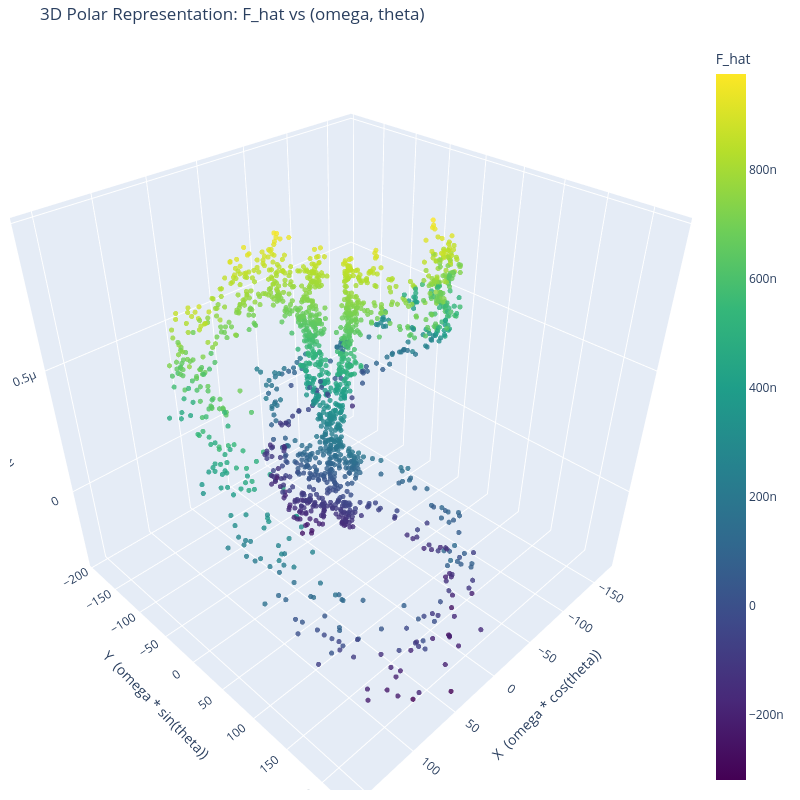

Here is the notebook cell this chart was saved with:
### Code cell
# Interactive 3D Polar Representation Plot
import plotly.graph_objects as go
import pandas as pd
import numpy as np

# Re-use the clean DataFrame from the previous interactive plot cell
# If that cell wasn't run, create and clean the DataFrame here
if 'df_plot_clean' not in locals():
    df_plot = pd.DataFrame({'theta': theta, 'omega': omega, 'f_hat': f_hat})
    df_plot_clean = df_plot.dropna()

# --- Create the correct polar projection ---
# Here, we map (theta, omega) to a polar layout on the X-Y plane.
# omega -> radius (r)
# theta -> angle (phi)
r = df_plot_clean['omega']
phi = df_plot_clean['theta']

# Convert polar coordinates to Cartesian for plotting
x_new = r * np.cos(phi)
y_new = r * np.sin(phi)
z_new = df_plot_clean['f_hat']

# Create the figure
fig = go.Figure(data=[go.Scatter3d(
    x=x_new,
    y=y_new,
    z=z_new,
    mode='markers',
    marker=dict(
        size=3,
        color=z_new,                # set color to the z-axis value (f_hat)
        colorscale='Viridis',       # choose a colorscale
        colorbar=dict(title='F_hat'),
        opacity=0.8
    )
)])

# Update the layout for a clean, square plot
fig.update_layout(
    title='3D Polar Representation: F_hat vs (omega, theta)',
    width=800,
    height=800,
    scene=dict(
        xaxis_title='X  (omega * cos(theta))',
        yaxis_title='Y  (omega * sin(theta))',
        zaxis_title='Z  (F_hat)'
    ),
    margin=dict(r=20, b=10, l=10, t=40)
)

fig.show()

### Figure 1 — Plotly figure (JSON) as saved in the notebook; plotly's stock layout.template omitted (floating-point values rounded to 4 significant figures; data arrays with more than 128 entries replaced by an {"elided": "..."} marker saying what was removed)
{"data": [{"marker": {"color": {"elided": "1670 float values"}, "colorbar": {"title": {"text": "F_hat"}}, "colorscale": [[0, "#440154"], [0.1111, "#482878"], [0.2222, "#3e4989"], [0.3333, "#31688e"], [0.4444, "#26828e"], [0.5556, "#1f9e89"], [0.6667, "#35b779"], [0.7778, "#6ece58"], [0.8889, "#b5de2b"], [1, "#fde725"]], "opacity": 0.8, "size": 3}, "mode": "markers", "type": "scatter3d", "x": {"elided": "1670 float values"}, "y": {"elided": "1670 float values"}, "z": {"elided": "1670 float values"}}], "layout": {"height": 800, "margin": {"b": 10, "l": 10, "r": 20, "t": 40}, "scene": {"xaxis": {"title": {"text": "X  (omega * cos(theta))"}}, "yaxis": {"title": {"text": "Y  (omega * sin(theta))"}}, "zaxis": {"title": {"text": "Z  (F_hat)"}}}, "title": {"text": "3D Polar Representation: F_hat vs (omega, theta)"}, "width": 800}}
